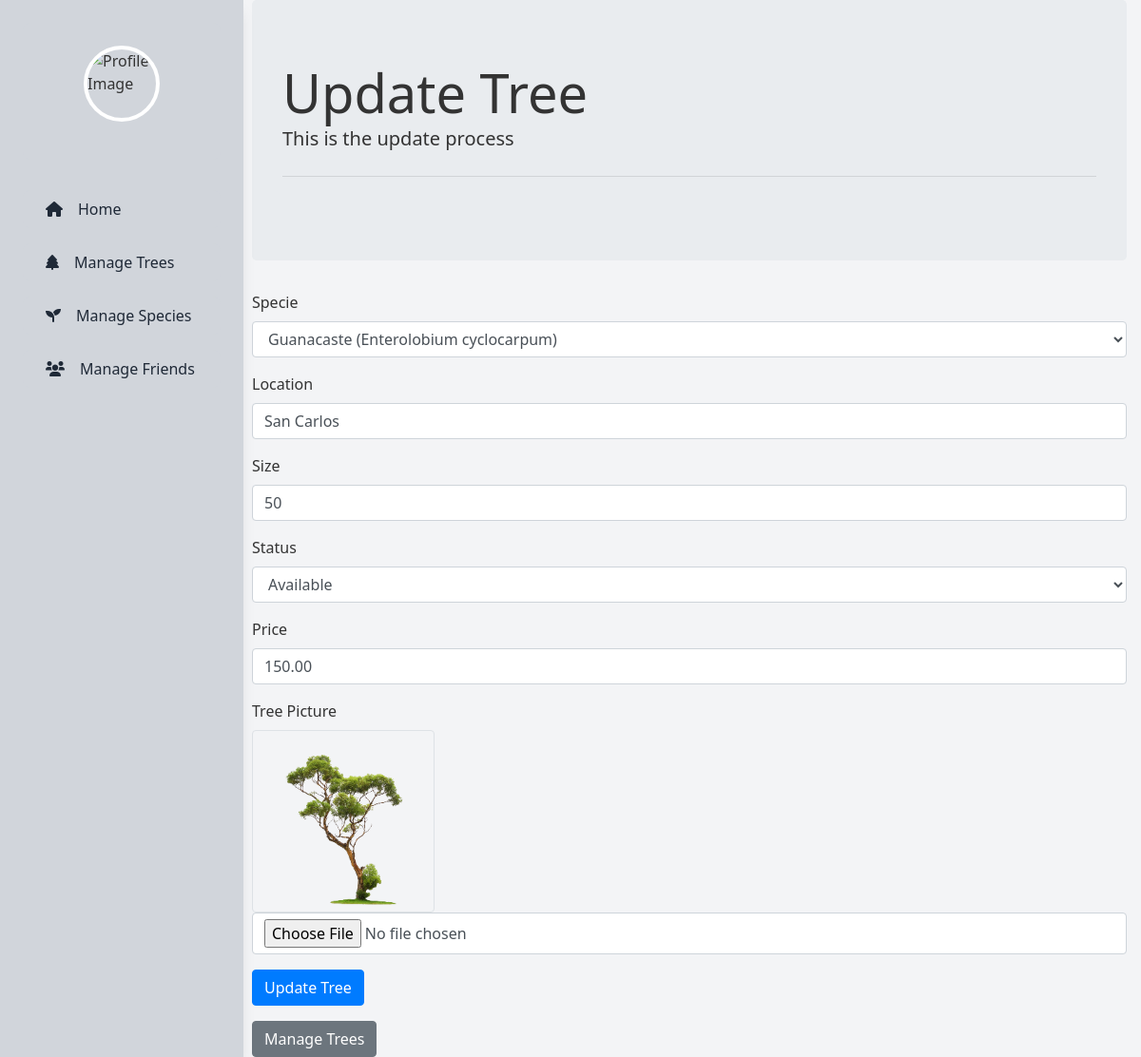
Page /administrator/update_tree.php?id=1 on the committed database.
### tables this page shows
CREATE TABLE `trees` (
  `Id_Tree` int(11) NOT NULL,
  `Specie_Id` int(11) DEFAULT NULL,
  `Location` varchar(255) NOT NULL,
  `Size` int(11) NOT NULL,
  `StatusT` int(1) NOT NULL DEFAULT 1,
  `Price` decimal(10,2) NOT NULL,
  `Photo_Path` varchar(255) DEFAULT NULL
);

CREATE TABLE `species` (
  `Id_Specie` int(11) NOT NULL,
  `Commercial_Name` varchar(100) DEFAULT NULL,
  `Scientific_Name` varchar(100) DEFAULT NULL,
  `StatusS` int(2) DEFAULT 1
);

### utils/administrator/admin_functions.php (called while the page is built, shortened)
<?php
function getConnection(): bool|mysqli {
    $servername = "localhost";
    $username   = "root";
    $password   = "";
    $dbname     = "mytrees";
    try {
        $conn = new mysqli($servername, $username, $password, $dbname, 3306);
        return $conn;
    } catch (Exception $e) {
        echo "Error de conexión: " . $e->getMessage();
        return false;
    }
}
function getSpecies(): array {
    $conn = getConnection();
    $species = [];
    if ($conn) {
        $query = "
            SELECT Id_Specie, Commercial_Name, Scientific_Name
            FROM species
            WHERE StatusS = 1
        ";
        $result = mysqli_query($conn, $query);
        if ($result) {
            while ($row = mysqli_fetch_assoc($result)) {
                $species[] = [
                    'Id_Specie'          => $row['Id_Specie'],
                    'Commercial_Name'    => $row['Commercial_Name'],
                    'Scientific_Name'    => $row['Scientific_Name'],
                ];
            }
        } else {
            echo "Query error: " . mysqli_error($conn);
        }
    } else {
        echo "Connection error: " . mysqli_connect_error();
    }
    return $species;
}
function getTreeById($id_tree): array {
    $conn = getConnection();
    $trees = [];
    if ($conn) {
        $query = "
            SELECT Id_Tree, Specie_Id, Location, Size, StatusT, Price, Photo_Path
            FROM trees
            WHERE Id_Tree = ?
        ";
        $stmt = mysqli_prepare($conn, $query);
        mysqli_stmt_bind_param($stmt, 'i', $id_tree);
        mysqli_stmt_execute($stmt);
        $result = mysqli_stmt_get_result($stmt);
        if ($result) {
            while ($row = mysqli_fetch_assoc($result)) {
                $trees[] = [
                    'Id_Tree'       => $row['Id_Tree'],
                    'Specie_Id'     => $row['Specie_Id'],
                    'Location'      => $row['Location'],
                    'Size'          => $row['Size'],
                    'StatusT'       => $row['StatusT'],
                    'Price'         => $row['Price'],
                    'Photo_Path'    => $row['Photo_Path'],
                ];
            }
        } else {
            echo "Query error: " . mysqli_error($conn);
        }
    } else {
        echo "Connection error: " . mysqli_connect_error();
    }
    return $trees;
}

### administrator/update_tree.php (the view, shortened to what this page needs)
<?php
require_once '../inc/header_admin.php';
require_once('../utils/administrator/admin_functions.php');
$uploads_folder = "../uploads_tree/";
    $tree = null;
    if (isset($_GET['id'])) {
        $id_tree    = (int)$_GET['id'];
        $treeID     = getTreeById($id_tree);
        $species    = getSpecies();
        if (!is_array($treeID) || empty($treeID)) {
            die("Tree not found.");
        } else {
            $tree = $treeID[0];
        }
    }
?>
<link href="https://cdn.jsdelivr.net/npm/tailwindcss@2.2.19/dist/tailwind.min.css" rel="stylesheet">
<div class="container-fluid">
    <div class="jumbotron">
        <h1 class="display-4">Update Tree</h1>
        <p class="lead">This is the update process</p>
        <hr class="my-4">
    </div>
    <form method="post" action="../actions/administrator/update_tree.php" enctype="multipart/form-data">
        <div class="form-group">
            <label for="specie_id">Specie</label>
            <select id="specie_id" class="form-control" name="specie_id">
                <?php foreach ($species as $specie): ?>
                    <option value="<?php echo $specie['Id_Specie']; ?>"
                        <?php echo ($specie['Id_Specie'] == $tree['Specie_Id']) ? 'selected' : ''; ?>>
                        <?php echo htmlspecialchars($specie['Commercial_Name']) . " (" . htmlspecialchars($specie['Scientific_Name']) . ")"; ?>
                    </option>
                <?php endforeach; ?>
            </select>
        </div>
        <div class="form-group">
            <label for="location">Location</label>
            <input id="location" class="form-control" type="text" name="location" value="<?php echo htmlspecialchars($tree['Location']); ?>">
        </div>
        <div class="form-group">
            <label for="size">Size</label>
            <input id="size" class="form-control" type="number" name="size" value="<?php echo htmlspecialchars($tree['Size']); ?>">
        </div>
        <div class="form-group">
            <label for="statusT">Status</label>
            <select id="statusT" class="form-control" name="statusT">
                <option value="1" <?php if ($tree['StatusT'] == 1) echo 'selected'; ?>>Available</option>
            </select>
        </div>
        <div class="form-group">
            <label for="price">Price</label>
            <input id="price" class="form-control" type="number" name="price" value="<?php echo htmlspecialchars($tree['Price']); ?>">
        </div>
        <div class="form-group">
            <label for="photoPath">Tree Picture</label>
            <div class="w-48 h-48 flex items-center justify-center bg-gray-100 border rounded">
                <img id="imagePreview"
                    src="<?php echo !empty($tree['Photo_Path']) ? htmlspecialchars($uploads_folder . $tree['Photo_Path'] . '?' . time()) : ''; ?>"
                    alt="Tree Picture"
                    class="max-w-full max-h-full object-contain">
            </div>
            <input type="file" class="form-control" name="photoPath" id="photoPath" accept="image/png, image/jpeg" onchange="previewImage(event)">
        </div>
        <button type="submit" class="btn btn-primary"> Update Tree </button>
    </form>
    <a href="../administrator/manage_trees.php" class="btn btn-secondary mt-3">Manage Trees</a>
</div>

### rows in the picture
trees: specie_id "Guanacaste (Enterolobium cyclocarpum)", location "San Carlos", size "50", statusT "Available", price "150.00", Photo_Path (picture)
